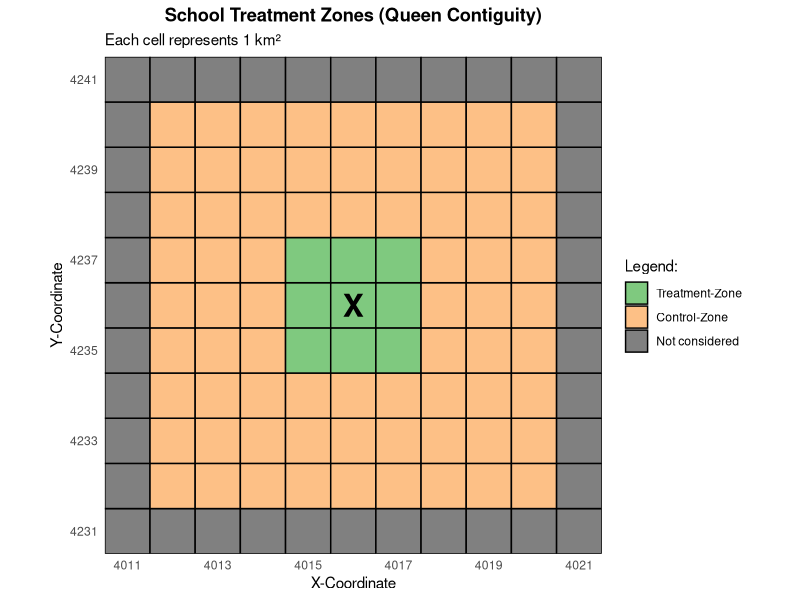
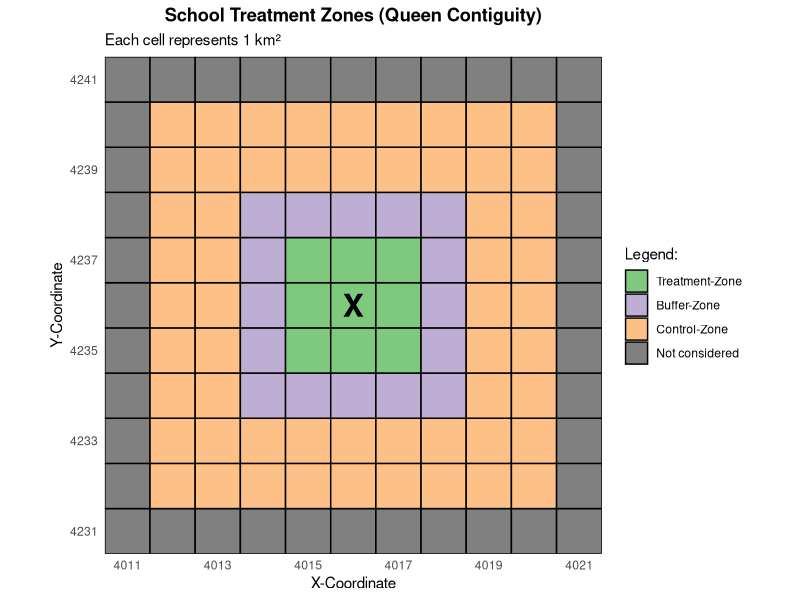

These charts were generated, in order, by the following R code:
#########################
##### prerequisites #####
#########################

library(ggplot2)
library(dplyr)
library(RColorBrewer)


###############################
## create grid & assign zone ##
###############################
# with exemplary coordinates 

x_start <- 4011
y_start <- 4231
grid <- expand.grid(x = x_start:(x_start + 10), y = y_start:(y_start + 10)) %>%
  mutate(
    dist = pmax(abs(x - (x_start + 5)), abs(y - (y_start + 5))),
    zone = case_when(
      dist <= 1 ~ "Treatment-Zone",
      dist == 2 ~ "Buffer-Zone",
      dist %in% 3:4 ~ "Control-Zone",
      TRUE ~ "Not considered"
    ),
    zone = factor(zone, levels = c("Treatment-Zone", "Buffer-Zone", 
                                   "Control-Zone", "Not considered"))
  )

accent_colors <- brewer.pal(8, "Accent")
zone_colors <- c("Treatment-Zone" = accent_colors[1],
                 "Buffer-Zone" = accent_colors[2],
                 "Control-Zone" = accent_colors[3],
                 "Not considered" = "#808080")


# design without buffer zone
grid_no_buffer <- grid %>%
  mutate(
    zone_no_buffer = case_when(
      dist <= 1 ~ "Treatment-Zone",
      dist >= 2 & dist <= 4 ~ "Control-Zone",
      TRUE ~ "Not considered"
    ),
    zone_no_buffer = factor(zone_no_buffer, levels = c("Treatment-Zone", 
                                                       "Control-Zone", 
                                                       "Not considered"))
  )

zone_colors_no_buffer <- c("Treatment-Zone" = accent_colors[1],
                           "Control-Zone" = accent_colors[3],
                           "Not considered" = "#808080")

plot_no_buffer <- ggplot(grid_no_buffer, aes(x, y, fill = zone_no_buffer)) +
  geom_tile(color = "black", linewidth = 0.5) +
  annotate("text", x = x_start + 5, y = y_start + 5, label = "X", size = 8, 
           fontface = "bold") +
  scale_fill_manual(values = zone_colors_no_buffer, name = "Legend:") +
  coord_fixed(expand = FALSE) +
  scale_x_continuous(breaks = seq(x_start, x_start + 10, by = 2), 
                     expand = c(0, 0)) +
  scale_y_continuous(breaks = seq(y_start, y_start + 10, by = 2), 
                     expand = c(0, 0)) +
  labs(x = "X-Coordinate", y = "Y-Coordinate", 
       title = "School Treatment Zones (Queen Contiguity)",
       subtitle = "Each cell represents 1 km²") +
  theme_minimal() +
  theme(panel.grid = element_blank(),
        legend.position = "right",
        plot.title = element_text(hjust = 0.5, face = "bold"))

ggsave("plot_zones_no_buffer.pdf", plot_no_buffer, width = 8, height = 6)


# design with buffer zone
plot_with_buffer <- ggplot(grid, aes(x, y, fill = zone)) +
  geom_tile(color = "black", linewidth = 0.5) +
  annotate("text", x = x_start + 5, y = y_start + 5, label = "X", size = 8, 
           fontface = "bold") +
  scale_fill_manual(values = zone_colors, name = "Legend:") +
  coord_fixed(expand = FALSE) +
  scale_x_continuous(breaks = seq(x_start, x_start + 10, by = 2), 
                     expand = c(0, 0)) +
  scale_y_continuous(breaks = seq(y_start, y_start + 10, by = 2), 
                     expand = c(0, 0)) +
  labs(x = "X-Coordinate", y = "Y-Coordinate", 
       title = "School Treatment Zones (Queen Contiguity)",
       subtitle = "Each cell represents 1 km²") +
  theme_minimal() +
  theme(panel.grid = element_blank(),
        legend.position = "right",
        plot.title = element_text(hjust = 0.5, face = "bold"))

ggsave("plot_zones_with_buffer.pdf", plot_with_buffer, width = 8, height = 6)
